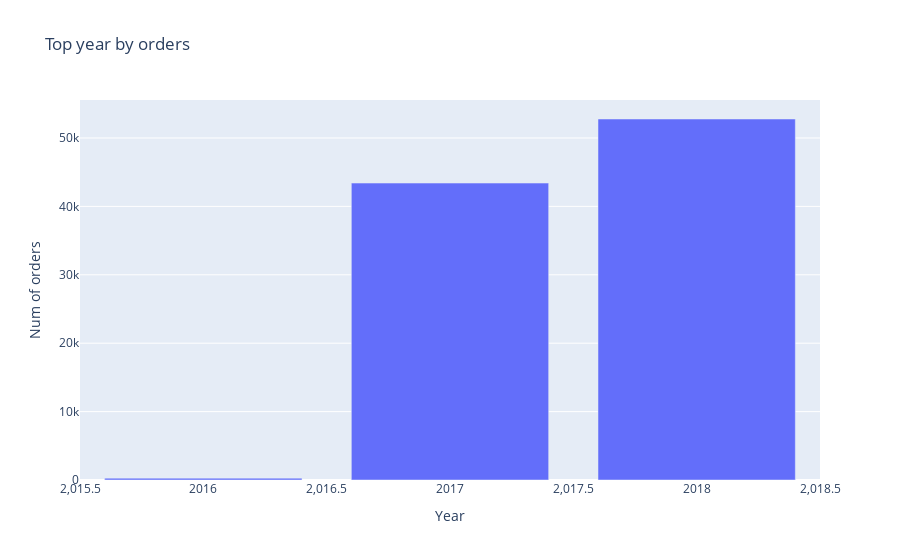

This figure's notebook cell:
### Code cell
fig = px.bar(order_year, x='year', y='order_id', title='Top year by orders', labels={'year': 'Year', 'order_id': 'Num of orders'})
fig.show()

### Figure 1 — Plotly figure (JSON) as saved in the notebook; plotly's stock layout.template omitted (floating-point values rounded to 4 significant figures)
{"data": [{"alignmentgroup": "True", "hovertemplate": "Year=%{x}<br>Num of orders=%{y}<extra></extra>", "legendgroup": "", "marker": {"color": "#636efa", "pattern": {"shape": ""}}, "name": "", "offsetgroup": "", "orientation": "v", "showlegend": false, "textposition": "auto", "type": "bar", "x": [2016, 2017, 2018], "xaxis": "x", "y": [272, 43411, 52778], "yaxis": "y"}], "layout": {"barmode": "relative", "legend": {"tracegroupgap": 0}, "title": {"text": "Top year by orders"}, "xaxis": {"anchor": "y", "domain": [0, 1], "title": {"text": "Year"}}, "yaxis": {"anchor": "x", "domain": [0, 1], "title": {"text": "Num of orders"}}}}
